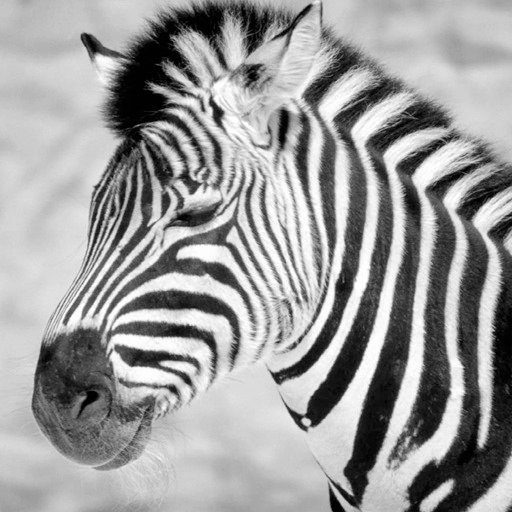
%> input picture lab/lab5/zebra.png, 512 x 512 px
$ octave IP5_fourier.m   (GNU Octave 9; MATLAB toolbox functions it lacks are replaced by stand-ins)
%> lines starting %> are read from the running program, lines starting %| are printed output that depends on the picture
%load image
imgz = imread('zebra.png');
%> imgz is the input picture: size 512x512x3 uint8; min 0, max 255, mean 155.2
imgc = imread('cheetah.png');
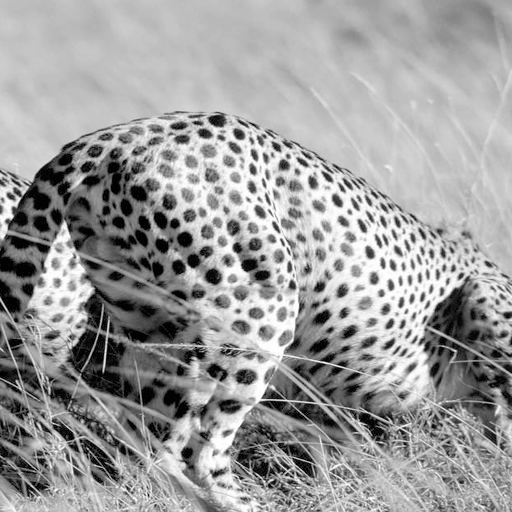
%> input picture lab/lab5/cheetah.png, 512 x 512 px
%> imgc is the input picture: size 512x512x3 uint8; min 0, max 255, mean 156.9
Fz = fftshift(imgz);
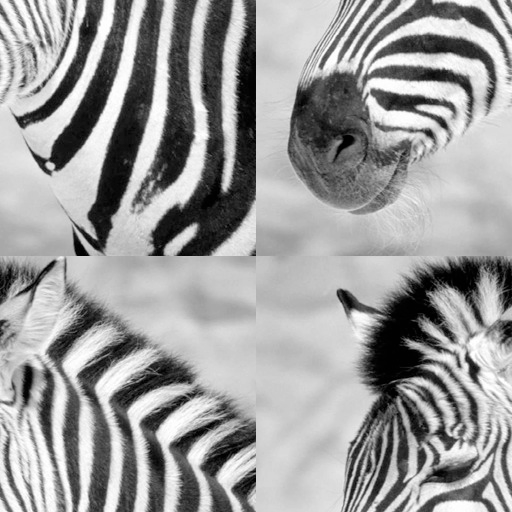
%> Fz: size 512x512x3 uint8; min 0, max 255, mean 155.2; mean of the top-left, top-right, bottom-left and bottom-right quarters 135.4, 166.8, 162, 156.4
Fc = fftshift(imgc);
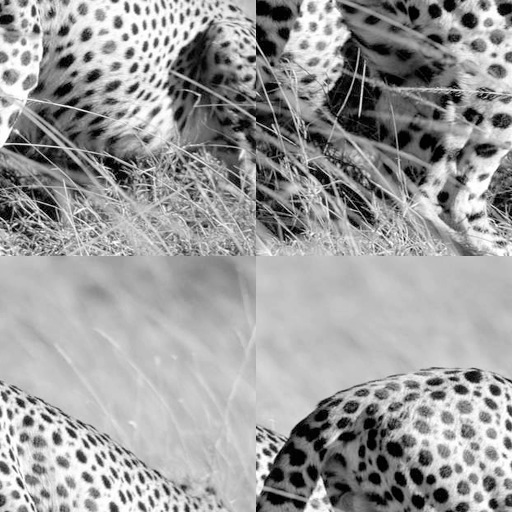
%> Fc: size 512x512x3 uint8; min 0, max 255, mean 156.9; mean of the top-left, top-right, bottom-left and bottom-right quarters 148.6, 127.6, 187.9, 163.2
magz = abs(Fz);
phasecz = angle(Fz);
%> phasecz: size 512x512x3 double; every value is 0
magc = abs(Fc);
phasec = angle(Fc);
plot(magz);
%> (this line was passed over: plot is not available in this run)
